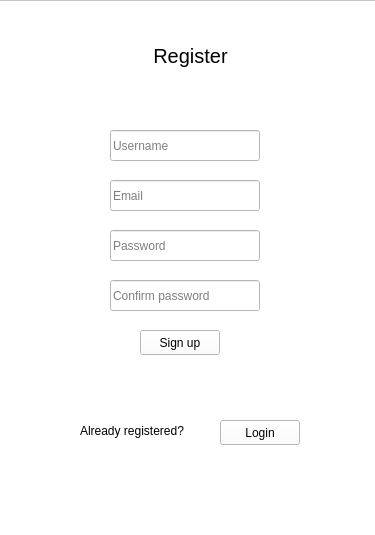
<?xml version="1.0" encoding="UTF-8"?>
<ui version="4.0">
 <class>SignupForm</class>
 <widget class="QWidget" name="SignupForm">
  <property name="geometry">
   <rect>
    <x>0</x>
    <y>0</y>
    <width>375</width>
    <height>535</height>
   </rect>
  </property>
  <property name="windowTitle">
   <string>Form</string>
  </property>
  <property name="styleSheet">
   <string notr="true">background-color: rgb(255, 255, 255);</string>
  </property>
  <widget class="QLineEdit" name="username">
   <property name="geometry">
    <rect>
     <x>110</x>
     <y>130</y>
     <width>150</width>
     <height>31</height>
    </rect>
   </property>
   <property name="placeholderText">
    <string>Username</string>
   </property>
  </widget>
  <widget class="QLabel" name="formTitle">
   <property name="geometry">
    <rect>
     <x>0</x>
     <y>40</y>
     <width>381</width>
     <height>31</height>
    </rect>
   </property>
   <property name="font">
    <font>
     <pointsize>15</pointsize>
    </font>
   </property>
   <property name="text">
    <string>Register</string>
   </property>
   <property name="alignment">
    <set>Qt::AlignCenter</set>
   </property>
  </widget>
  <widget class="QLineEdit" name="password">
   <property name="geometry">
    <rect>
     <x>110</x>
     <y>230</y>
     <width>150</width>
     <height>31</height>
    </rect>
   </property>
   <property name="echoMode">
    <enum>QLineEdit::Password</enum>
   </property>
   <property name="placeholderText">
    <string>Password</string>
   </property>
  </widget>
  <widget class="QLineEdit" name="confirmPass">
   <property name="geometry">
    <rect>
     <x>110</x>
     <y>280</y>
     <width>150</width>
     <height>31</height>
    </rect>
   </property>
   <property name="echoMode">
    <enum>QLineEdit::Password</enum>
   </property>
   <property name="placeholderText">
    <string>Confirm password</string>
   </property>
  </widget>
  <widget class="QPushButton" name="loginButton">
   <property name="geometry">
    <rect>
     <x>220</x>
     <y>420</y>
     <width>80</width>
     <height>25</height>
    </rect>
   </property>
   <property name="text">
    <string>Login</string>
   </property>
  </widget>
  <widget class="QPushButton" name="signupButton">
   <property name="geometry">
    <rect>
     <x>140</x>
     <y>330</y>
     <width>80</width>
     <height>25</height>
    </rect>
   </property>
   <property name="text">
    <string>Sign up</string>
   </property>
  </widget>
  <widget class="QLabel" name="noAccount">
   <property name="geometry">
    <rect>
     <x>80</x>
     <y>420</y>
     <width>131</width>
     <height>21</height>
    </rect>
   </property>
   <property name="text">
    <string>Already registered?</string>
   </property>
  </widget>
  <widget class="QListView" name="listView_2">
   <property name="geometry">
    <rect>
     <x>-50</x>
     <y>0</y>
     <width>460</width>
     <height>540</height>
    </rect>
   </property>
   <property name="styleSheet">
    <string notr="true">background-color: rgb(255, 255, 255);</string>
   </property>
  </widget>
  <widget class="QLineEdit" name="email">
   <property name="geometry">
    <rect>
     <x>110</x>
     <y>180</y>
     <width>150</width>
     <height>31</height>
    </rect>
   </property>
   <property name="echoMode">
    <enum>QLineEdit::Normal</enum>
   </property>
   <property name="placeholderText">
    <string>Email</string>
   </property>
  </widget>
  <zorder>listView_2</zorder>
  <zorder>formTitle</zorder>
  <zorder>username</zorder>
  <zorder>password</zorder>
  <zorder>confirmPass</zorder>
  <zorder>signupButton</zorder>
  <zorder>noAccount</zorder>
  <zorder>loginButton</zorder>
  <zorder>email</zorder>
 </widget>
 <resources/>
 <connections/>
</ui>
